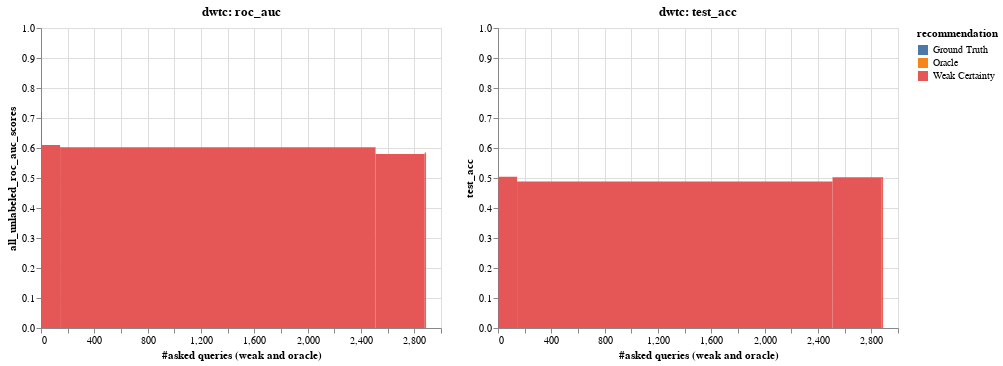

Notebook cell for this chart:
### Code cell
pre_fetch_data(5)
visualise_top_n(5)

### Figure 1 — Vega-Lite specification as saved in the notebook (floating-point values rounded to 4 significant figures)
{"config": {"view": {"continuousWidth": 400, "continuousHeight": 300}}, "vconcat": [{"hconcat": [{"mark": "rect", "encoding": {"color": {"type": "nominal", "field": "recommendation", "scale": {"scheme": "tableau10"}}, "tooltip": [{"type": "quantitative", "field": "iteration"}, {"type": "quantitative", "field": "f1"}, {"type": "quantitative", "field": "test_acc"}, {"type": "quantitative", "field": "all_unlabeled_roc_auc_scores"}, {"type": "quantitative", "field": "query_strong_accuracy_list"}, {"type": "quantitative", "field": "query_length"}, {"type": "nominal", "field": "recommendation"}], "x": {"type": "quantitative", "field": "asked_queries_end", "title": "#asked queries (weak and oracle)"}, "x2": {"field": "asked_queries"}, "y": {"type": "quantitative", "field": "all_unlabeled_roc_auc_scores", "scale": {"domain": [0, 1]}}}, "selection": {"selector011": {"type": "interval", "bind": "scales", "encodings": ["x", "y"]}}, "title": "dwtc: roc_auc"}, {"mark": "rect", "encoding": {"color": {"type": "nominal", "field": "recommendation", "scale": {"scheme": "tableau10"}}, "tooltip": [{"type": "quantitative", "field": "iteration"}, {"type": "quantitative", "field": "f1"}, {"type": "quantitative", "field": "test_acc"}, {"type": "quantitative", "field": "all_unlabeled_roc_auc_scores"}, {"type": "quantitative", "field": "query_strong_accuracy_list"}, {"type": "quantitative", "field": "query_length"}, {"type": "nominal", "field": "recommendation"}], "x": {"type": "quantitative", "field": "asked_queries_end", "title": "#asked queries (weak and oracle)"}, "x2": {"field": "asked_queries"}, "y": {"type": "quantitative", "field": "test_acc", "scale": {"domain": [0, 1]}}}, "selection": {"selector011": {"type": "interval", "bind": "scales", "encodings": ["x", "y"]}}, "title": "dwtc: test_acc"}]}], "data": {"name": "data-2639b4d103b728b0b01abdd1461f5de9"}, "$schema": "https://vega.github.io/schema/vega-lite/v4.8.1.json", "datasets": {"data-2639b4d103b728b0b01abdd1461f5de9": [{"iteration": 0, "all_unlabeled_roc_auc_scores": 0.7208, "query_length": 4, "recommendation": "Ground Truth", "query_strong_accuracy_list": null, "f1": 0.4181, "test_acc": 0.4753, "asked_queries": 4, "asked_queries_end": 0}, {"iteration": 1, "all_unlabeled_roc_auc_scores": 0.6102, "query_length": 139, "recommendation": "Weak Certainty", "query_strong_accuracy_list": 0.4532, "f1": 0.4074, "test_acc": 0.5043, "asked_queries": 143, "asked_queries_end": 4}, {"iteration": 2, "all_unlabeled_roc_auc_scores": 0.6028, "query_length": 2366, "recommendation": "Weak Certainty", "query_strong_accuracy_list": 0.5355, "f1": 0.3876, "test_acc": 0.4881, "asked_queries": 2509, "asked_queries_end": 143}, {"iteration": 3, "all_unlabeled_roc_auc_scores": 0.5799, "query_length": 369, "recommendation": "Weak Certainty", "query_strong_accuracy_list": 0.3848, "f1": 0.4043, "test_acc": 0.5022, "asked_queries": 2878, "asked_queries_end": 2509}, {"iteration": 4, "all_unlabeled_roc_auc_scores": 0.5851, "query_length": 9, "recommendation": "Weak Certainty", "query_strong_accuracy_list": 0.2222, "f1": 0.4052, "test_acc": 0.5035, "asked_queries": 2887, "asked_queries_end": 2878}, {"iteration": 5, "all_unlabeled_roc_auc_scores": 0.5884, "query_length": 1, "recommendation": "Oracle", "query_strong_accuracy_list": null, "f1": 0.4049, "test_acc": 0.5029, "asked_queries": 2888, "asked_queries_end": 2887}]}}
